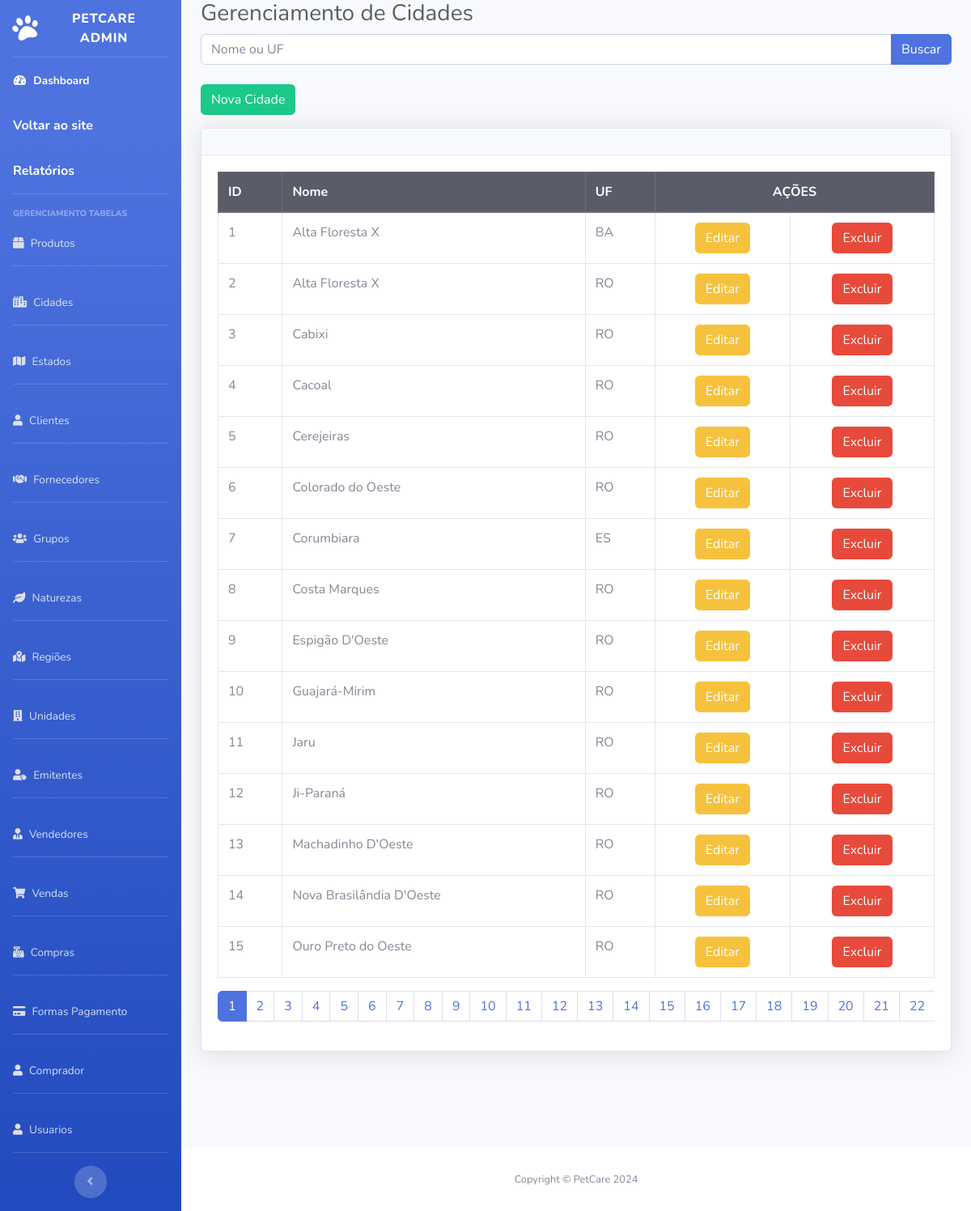
Screenshot of /petcare_admin/cidades/cidade.php with the database file from the repository.
### tables this page shows
CREATE TABLE `tb_cidade` (
  `id_cidade` int(11) NOT NULL,
  `cd_ibge` int(11) NOT NULL,
  `nm_cidade` varchar(255) NOT NULL,
  `estado_id` int(11) NOT NULL
);

CREATE TABLE `tb_estado` (
  `id_estado` int(11) NOT NULL,
  `uf_a` int(11) NOT NULL,
  `nome` varchar(55) NOT NULL,
  `uf` varchar(2) NOT NULL,
  `regiao_id` int(11) NOT NULL
);

### petcare_admin/cidades/cidade.php (the view, shortened to what this page needs)
<?php
include('../config/conecta.php');
?>
<!DOCTYPE html>
<html lang="en">
<head>
    <link href="../vendor/fontawesome-free/css/all.min.css" rel="stylesheet" type="text/css">
    <link href="../css/sb-admin-2.css" rel="stylesheet">
    <link href="../vendor/datatables/datatables.bootstrap4.min.css" rel="stylesheet">
</head>
<body id="page-top">
    <div id="wrapper">
        <ul class="navbar-nav bg-gradient-primary sidebar sidebar-dark accordion" id="accordionSidebar">
        <a class="sidebar-brand d-flex align-items-center justify-content-center" href="../index.php">
                <div class="sidebar-brand-icon rotate-n-15">
                    <i class="fas fa-paw"></i>
                </div>
                <div class="sidebar-brand-text mx-3">PetCare Admin</div>
            </a>
            <hr class="sidebar-divider my-0">
            <li class="nav-item active">
                <a class="nav-link" href="../index.php">
                    <i class="fas fa-fw fa-tachometer-alt"></i>
                    <span>Dashboard</span>
                    <a href="http://localhost/PetCareAll/Petcare/HOME/INDEX2.php" class="nav-link">Voltar ao site</a>
                    <a href="http://localhost/PetCareAll/Relatorio/PaginaRelatorios/pgrelatorios.php" class="nav-link">Relatórios</a>
                </a>
            </li>
            <div class="text-center d-none d-md-inline">
                <hr class="sidebar-divider">
                <div class="sidebar-heading">Gerenciamento Tabelas</div>
                <li class="nav-item">
                    <a class="nav-link" href="../produtos/produto.php">
                        <i class="fas fa-box fa-2x text-gray-300"></i>
                        <span>Produtos</span>
                    </a>
                </li>
                <hr class="sidebar-divider d-none d-md-block">
                <li class="nav-item">
                    <a class="nav-link" href="cidade.php">
                        <i class="fas fa-city fa-2x text-gray-300"></i>
                        <span>Cidades</span>
                    </a>
                </li>
                <hr class="sidebar-divider d-none d-md-block">
                <li class="nav-item">
                    <a class="nav-link" href="../estados/estado.php">
                        <i class="fas fa-map fa-2x text-gray-300"></i>
                        <span>Estados</span>
                    </a>
                </li>
                <hr class="sidebar-divider d-none d-md-block">
                <li class="nav-item">
                    <a class="nav-link" href="../clientes/cliente.php">
                        <i class="fas fa-user fa-2x text-gray-300"></i>
                        <span>Clientes</span>
                    </a>
                </li>
                <hr class="sidebar-divider d-none d-md-block">
                <li class="nav-item">
                    <a class="nav-link" href="../fornecedores/fornecedor.php">
                        <i class="fas fa-handshake fa-2x text-gray-300"></i>
                        <span>Fornecedores</span>
                    </a>
                </li>
                <hr class="sidebar-divider d-none d-md-block">
                <li class="nav-item">
                    <a class="nav-link" href="../grupos/grupo.php">
                        <i class="fas fa-users fa-2x text-gray-300"></i>
                        <span>Grupos</span>
                    </a>
                </li>
                <hr class="sidebar-divider d-none d-md-block">
                <li class="nav-item">
                    <a class="nav-link" href="../naturezas/natureza.php">
                        <i class="fas fa-leaf fa-2x text-gray-300"></i>
                        <span>Naturezas</span>
                    </a>
                </li>
                <hr class="sidebar-divider d-none d-md-block">
                <li class="nav-item">
                    <a class="nav-link" href="../regioes/regiao.php">
                        <i class="fas fa-map-marked-alt fa-2x text-gray-300"></i>
                        <span>Regiões</span>
                    </a>
                </li>
                <hr class="sidebar-divider d-none d-md-block">
                <li class="nav-item">
                    <a class="nav-link" href="../unidades/unidade.php">
                        <i class="fas fa-building fa-2x text-gray-300"></i>
                        <span>Unidades</span>
                    </a>
                </li>
                 <hr class="sidebar-divider d-none d-md-block">
                 <li class="nav-item">
                <a class="nav-link" href="../emitentes/emitente.php">
                    <i class="fas fa-user-tag fa-2x text-gray-300"></i>
                    <span>Emitentes</span>
                </a>
            </li>
             <hr class="sidebar-divider d-none d-md-block">
                 <li class="nav-item">
                <a class="nav-link" href="../vendedores/vendedor.php">
                <i class="fas fa-user-tie fa-2x text-gray-300"></i>
                    <span>Vendedores</span>
                </a>
            </li>
                <hr class="sidebar-divider d-none d-md-block">
                 <li class="nav-item">
                <a class="nav-link" href="../vendas/venda.php">
                <i class="fas fa-shopping-cart fa-2x text-gray-300"></i>
                    <span>Vendas</span>
                </a>
            </li>
                        <hr class="sidebar-divider d-none d-md-block">
                    <li class="nav-item">
                    <a class="nav-link" href="../compras/compra.php">
                        <i class="fas fa-cash-register fa-2x text-gray-300"></i>
                        <span>Compras</span>
                    </a>
                </li>
                <hr class="sidebar-divider d-none d-md-block">
                <li class="nav-item">
                    <a class="nav-link" href="../formapgto/formapgto.php">
                        <i class="fas fa-credit-card fa-2x text-gray-300"></i>
                        <span>Formas Pagamento</span>
                    </a>
                </li>
                     <hr class="sidebar-divider d-none d-md-block">
                <li class="nav-item">
                    <a class="nav-link" href="../comprador/comprador.php">
                        <i class="fas fa-user fa-2x text-gray-300"></i>
                        <span>Comprador</span>
                    </a>
                </li>
                <hr class="sidebar-divider d-none d-md-block">
                <li class="nav-item">
                    <a class="nav-link" href="../usuarios/usuario.php">
                        <i class="fas fa-user fa-2x text-gray-300"></i>
                        <span>Usuarios</span>
                    </a>
                </li>
                <hr class="sidebar-divider d-none d-md-block">
                <button class="rounded-circle border-0" id="sidebarToggle"></button>
            </div>
        </ul>
        <div id="content-wrapper" class="d-flex flex-column">
            <div id="content">
                <div class="container-fluid">
                    <h1 class="h3 mb-2 text-gray-800">Gerenciamento de Cidades</h1>
                    <form action="cidade.php" method="post" class="mb-4">
                        <div class="input-group">
                            <input type="text" name="busca" id="busca" class="form-control" placeholder="Nome ou UF" aria-label="Nome ou UF">
                            <div class="input-group-append">
                                <input type="submit" value="Buscar" class="btn btn-primary">
                            </div>
                        </div>
                    </form>
                    <a href="adicionar.php" class="btn btn-success mb-3">Nova Cidade</a>
                    <div class="card shadow mb-4">
                        <div class="card-header py-3"></div>
                        <div class="card-body">
                            <div class="table-responsive">
                                <table class="table table-bordered" width="100%" cellspacing="0">
                                    <thead class="thead-dark">
                                        <tr>
                                            <th>ID</th>
                                            <th>Nome</th>
                                            <th>UF</th>
                                            <th colspan="2" class="text-center">AÇÕES</th>
                                        </tr>
                                    </thead>
                                    <tbody>
                                        <?php
                                        $limit = 15;
                                        $page = isset($_GET['page']) ? (int)$_GET['page'] : 1;
                                        $offset = ($page - 1) * $limit;
                                        $buscar = !empty($_POST['busca']) ? "%" . $_POST['busca'] . "%" : null;
                                        if ($buscar) {
                                            $sql = $conn->prepare("SELECT c.*, e.uf FROM tb_cidade c LEFT JOIN tb_estado e ON e.id_estado = c.estado_id WHERE c.nm_cidade LIKE :buscar OR e.uf LIKE :buscar LIMIT :limit OFFSET :offset");
                                            $sql->bindParam(':buscar', $buscar, PDO::PARAM_STR);
                                        } else {
                                            $sql = $conn->prepare("SELECT c.*, e.uf FROM tb_cidade c LEFT JOIN tb_estado e ON e.id_estado = c.estado_id LIMIT :limit OFFSET :offset");
                                        }
                                        $sql->bindParam(':limit', $limit, PDO::PARAM_INT);
                                        $sql->bindParam(':offset', $offset, PDO::PARAM_INT);
                                        $sql->execute();
                                        $result = $sql->fetchAll();
                                        $total_sql = $conn->prepare("SELECT COUNT(*) as total FROM tb_cidade");
                                        $total_sql->execute();
                                        $total = $total_sql->fetch(PDO::FETCH_ASSOC)['total'];
                                        $total_pages = ceil($total / $limit);
                                        foreach ($result as $linha) {
                                            echo "<tr>";
                                            echo "<td>" . htmlspecialchars($linha['id_cidade']) . "</td>";
                                            echo "<td>" . htmlspecialchars($linha['nm_cidade']) . "</td>";
                                            echo "<td>" . htmlspecialchars($linha['uf']) . "</td>";
                                            echo "<td class='text-center'><a href='editar.php?id=" . htmlspecialchars($linha['id_cidade']) . "' class='btn btn-warning'>Editar</a></td>";
                                            echo "<td class='text-center'><a href='excluir.php?id=" . htmlspecialchars($linha['id_cidade']) . "' class='btn btn-danger' onclick='return confirm(\"Você tem certeza que deseja excluir esta cidade?\");'>Excluir</a></td>";
                                            echo "</tr>";
                                        }
                                        ?>
                                    </tbody>
                                </table>
                                <nav aria-label="Page navigation">
                                    <ul class="pagination">
                                        <?php for ($i = 1; $i <= $total_pages; $i++): ?>
                                            <li class="page-item <?= $i === $page ? 'active' : '' ?>">
                                                <a class="page-link" href="?page=<?= $i ?>"><?= $i ?></a>
                                            </li>
                                        <?php endfor; ?>
                                    </ul>
                                </nav>
                            </div>
                        </div>
                    </div>
                </div>
            </div>
            <footer class="sticky-footer bg-white">
                <div class="container my-auto">
                    <div class="copyright text-center my-auto">
                        <span>Copyright &copy; PetCare 2024</span>
                    </div>
                </div>
            </footer>
        </div>
    </div>
</body>
</html>

### rows the page displays
tb_cidade: id_cidade "1", nm_cidade "Alta Floresta X", estado.uf "BA"
tb_cidade: id_cidade "2", nm_cidade "Alta Floresta X", estado.uf "RO"
tb_cidade: id_cidade "3", nm_cidade "Cabixi", estado.uf "RO"
tb_cidade: id_cidade "4", nm_cidade "Cacoal", estado.uf "RO"
tb_cidade: id_cidade "5", nm_cidade "Cerejeiras", estado.uf "RO"
tb_cidade: id_cidade "6", nm_cidade "Colorado do Oeste", estado.uf "RO"
tb_cidade: id_cidade "7", nm_cidade "Corumbiara", estado.uf "ES"
tb_cidade: id_cidade "8", nm_cidade "Costa Marques", estado.uf "RO"
tb_cidade: id_cidade "9", nm_cidade "Espigão D'Oeste", estado.uf "RO"
tb_cidade: id_cidade "10", nm_cidade "Guajará-Mirim", estado.uf "RO"
tb_cidade: id_cidade "11", nm_cidade "Jaru", estado.uf "RO"
tb_cidade: id_cidade "12", nm_cidade "Ji-Paraná", estado.uf "RO"
tb_cidade: id_cidade "13", nm_cidade "Machadinho D'Oeste", estado.uf "RO"
tb_cidade: id_cidade "14", nm_cidade "Nova Brasilândia D'Oeste", estado.uf "RO"
tb_cidade: id_cidade "15", nm_cidade "Ouro Preto do Oeste", estado.uf "RO"
